Frame 1 (no input): blank canvas, image omitted
Frame 60 (the mouse pressed at the canvas centre just before this capture): blank canvas, image omitted
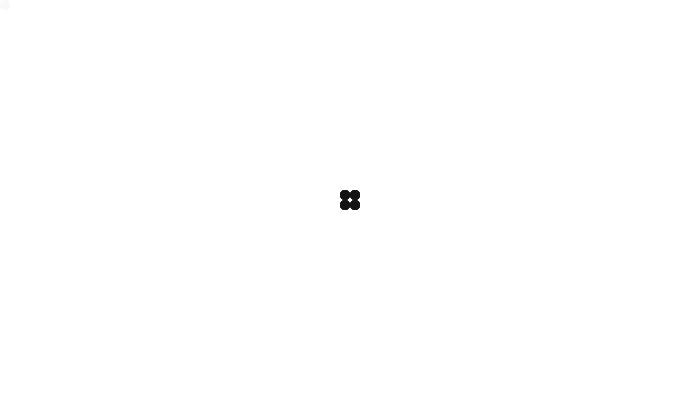
Frame 120 (the mouse held since frame 60 and released just before this capture)

The Processing sketch whose frames 1 and 60 were blank and that drew this single picture after the mouse press (run headless with seeded random() and noise(); from frame 60 on, the mouse is pressed at the canvas centre):

// Processing sketch: processing_36207
// ── processing_36207.pde

/*balls follow mouse
after randomx amount of time change colour
randomx time makes balls grow
mouse pressed balls shrink back to normalx
---> not sure about this. mouse clicked = more balls*/


void setup(){
  size(700,400);
  background(255);
  noStroke();
  smooth();
  
}

void draw(){
  fill(0);
  ellipse(mouseX-5,mouseY-5,10,10);
  ellipse(mouseX+5,mouseY+5,10,10);
  ellipse(mouseX-5,mouseY+5,10,10);
  ellipse(mouseX+5,mouseY-5,10,10);
  fill(255,20);
  rect(0,0,width,height);
}
